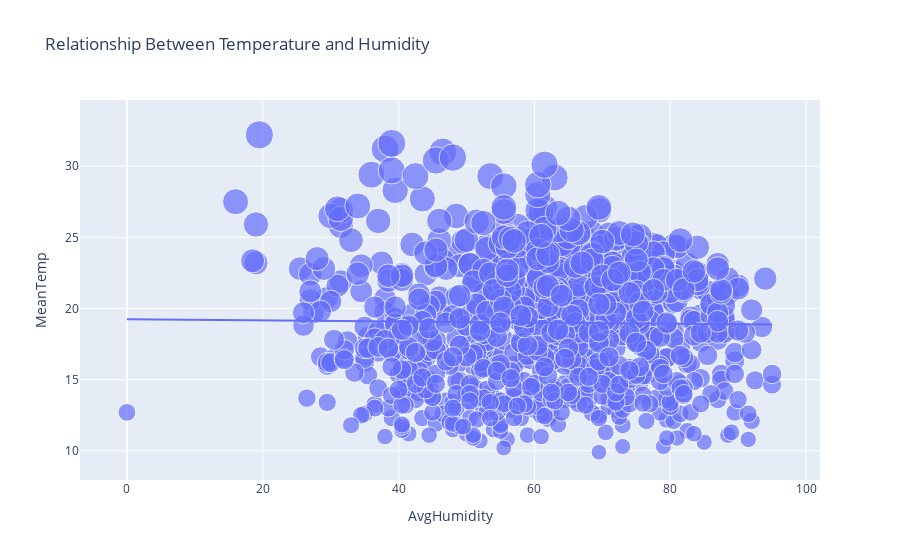

Notebook cell for this chart:
### Code cell
figure = px.scatter(data_frame = data, x="AvgHumidity",
                    y="MeanTemp", size="MeanTemp", 
                    trendline="ols", 
                    title = "Relationship Between Temperature and Humidity")
figure.show()

### Figure 1 — Plotly figure (JSON) as saved in the notebook; plotly's stock layout.template omitted (floating-point values rounded to 4 significant figures; data arrays with more than 128 entries replaced by an {"elided": "..."} marker saying what was removed)
{"data": [{"hovertemplate": "AvgHumidity=%{x}<br>MeanTemp=%{marker.size}<extra></extra>", "legendgroup": "", "marker": {"color": "#636efa", "size": {"elided": "976 float values"}, "sizemode": "area", "sizeref": 0.0805, "symbol": "circle"}, "mode": "markers", "name": "", "orientation": "v", "showlegend": false, "type": "scatter", "x": {"elided": "976 float values"}, "xaxis": "x", "y": {"elided": "976 float values"}, "yaxis": "y"}, {"hovertemplate": "<b>OLS trendline</b><br>MeanTemp = -0.00382359 * AvgHumidity + 19.2361<br>R<sup>2</sup>=0.000183<br><br>AvgHumidity=%{x}<br>MeanTemp=%{y} <b>(trend)</b><extra></extra>", "legendgroup": "", "marker": {"color": "#636efa", "symbol": "circle"}, "mode": "lines", "name": "", "showlegend": false, "type": "scatter", "x": {"elided": "976 float values"}, "xaxis": "x", "y": {"elided": "976 float values"}, "yaxis": "y"}], "layout": {"legend": {"itemsizing": "constant", "tracegroupgap": 0}, "title": {"text": "Relationship Between Temperature and Humidity"}, "xaxis": {"anchor": "y", "domain": [0, 1], "title": {"text": "AvgHumidity"}}, "yaxis": {"anchor": "x", "domain": [0, 1], "title": {"text": "MeanTemp"}}}}
